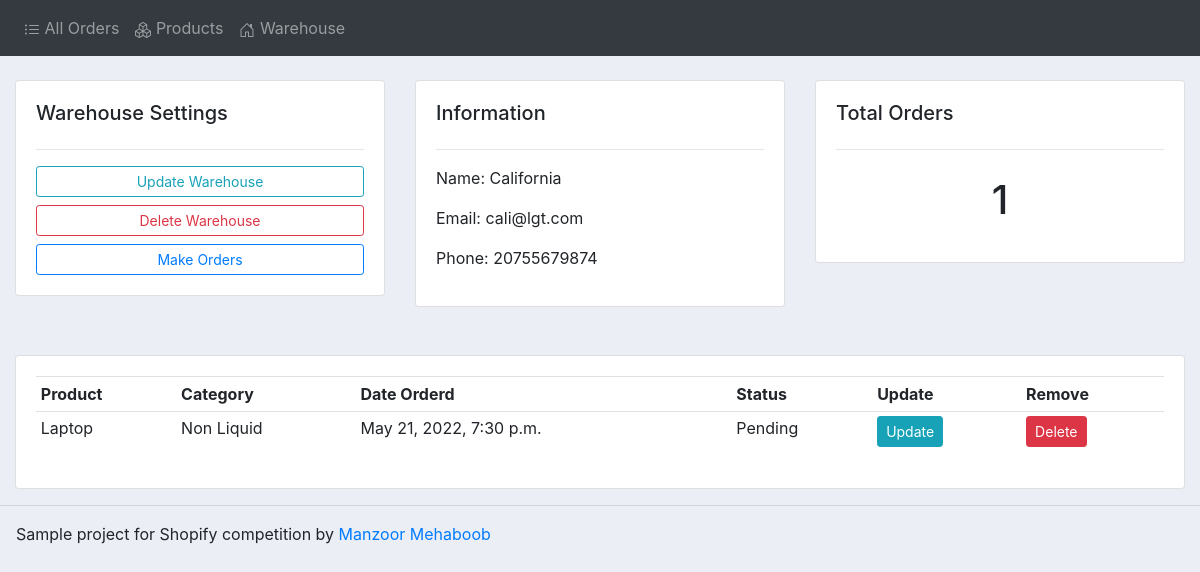
/warehouse/2/, run on an earlier commit of the app's database.
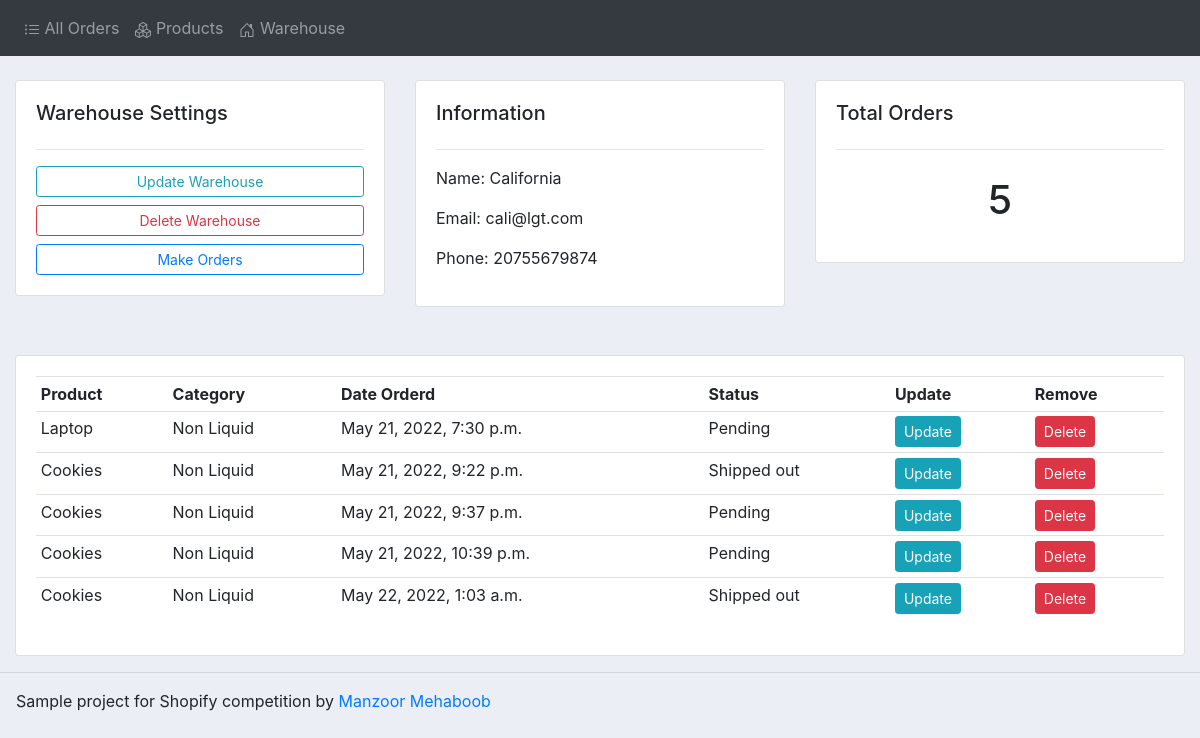
And on a later commit of the database.
### accounts/models.py (models this page shows, shortened)
class Order(models.Model):
	STATUS = (
			('Stored', 'Stored'),
			('Shipped out', 'Shipped out'),
			('Shipped in', 'Shipped in'),
			('Pending', 'Pending'),
			)
	id = models.AutoField(primary_key=True)
	warehouse = models.ForeignKey(Warehouse, null=True, on_delete= models.SET_NULL)
	product = models.ForeignKey(Product, null=True, on_delete= models.SET_NULL)
	date_created = models.DateTimeField(auto_now_add=True, null=True)
	status = models.CharField(max_length=200, null=True, choices=STATUS)

class Product(models.Model):
	CATEGORY = (
			('Liquid', 'Liquid'),
			('Non Liquid', 'Non Liquid'),
			)
	id = models.AutoField(primary_key=True)
	name = models.CharField(max_length=200, null=True)
	price = models.FloatField(null=True)
	category = models.CharField(max_length=200, null=True, choices=CATEGORY)
	description = models.CharField(max_length=200, null=True, blank=True)
	date_created = models.DateTimeField(auto_now_add=True, null=True)
	tags = models.ManyToManyField(Tag)
	def __str__(self):
		return self.name

### accounts/views.py (the view)
# urls.py: path('warehouse/<str:pk_test>/', views.warehouse, name="warehouse"),
def warehouse(request, pk_test):
	warehouse = Warehouse.objects.get(id=pk_test)
	orders = warehouse.order_set.all()
	order_count = orders.count()
	context = {'warehouse':warehouse, 'orders':orders, 'order_count':order_count}
	return render(request, 'accounts/warehouse.html',context)

### accounts/templates/accounts/warehouse.html
{% extends 'accounts/main.html' %}
{% block content %}
<br>
<div class="row">
	<div class="col-md">
		<div class="card card-body">
			<h5>Warehouse Settings</h5>
			<hr>
			<a class="btn btn-outline-info  btn-sm btn-block" href="{% url 'update_warehouse' warehouse.id %}">Update
				Warehouse</a>
			<a class="btn btn-outline-danger  btn-sm btn-block" href="{% url 'delete_warehouse' warehouse.id %}">Delete
				Warehouse</a>
			<a class="btn btn-outline-primary  btn-sm btn-block" href="{% url 'create_order' %}">Make
				Orders</a>
		</div>
	</div>
	<div class="col-md">
		<div class="card card-body">
			<h5>Information</h5>
			<hr>
			<p>Name: {{warehouse.name}}</p>
			<p>Email: {{warehouse.email}}</p>
			<p>Phone: {{warehouse.phone}}</p>
		</div>
	</div>
	<div class="col-md">
		<div class="card card-body">
			<h5>Total Orders</h5>
			<hr>
			<h1 style="text-align: center;padding: 10px">{{order_count}}</h1>
		</div>
	</div>
</div>
<br />
<br />
<div class="row">
	<div class="col-md">
		<div class="card card-body">
			<table class="table table-sm">
				<tr>
					<th>Product</th>
					<th>Category</th>
					<th>Date Orderd</th>
					<th>Status</th>
					<th>Update</th>
					<th>Remove</th>
				</tr>
				{% for order in orders %}
				<tr>
					<td>{{order.product}}</td>
					<td>{{order.product.category}}</td>
					<td>{{order.date_created}}</td>
					<td>{{order.status}}</td>
					<td><a class="btn btn-sm btn-info" href="{% url 'update_order' order.id %}">Update</a></td>
					<td><a class="btn btn-sm btn-danger" href="{% url 'delete_order' order.id %}">Delete</a></td>
				</tr>
				{% endfor %}
			</table>
		</div>
	</div>
</div>
{% endblock %}

What changed in the data, as far as the page shows it:
added Order: product "Cookies", product.category "Non Liquid", date_created "May 21, 2022, 9:22 p.m.", status "Shipped out"
added Order: product "Cookies", product.category "Non Liquid", date_created "May 21, 2022, 9:37 p.m.", status "Pending"
added Order: product "Cookies", product.category "Non Liquid", date_created "May 21, 2022, 10:39 p.m.", status "Pending"
added Order: product "Cookies", product.category "Non Liquid", date_created "May 22, 2022, 1:03 a.m.", status "Shipped out"
Also different on the page:
{{ order_count }}: "1" → "5"
